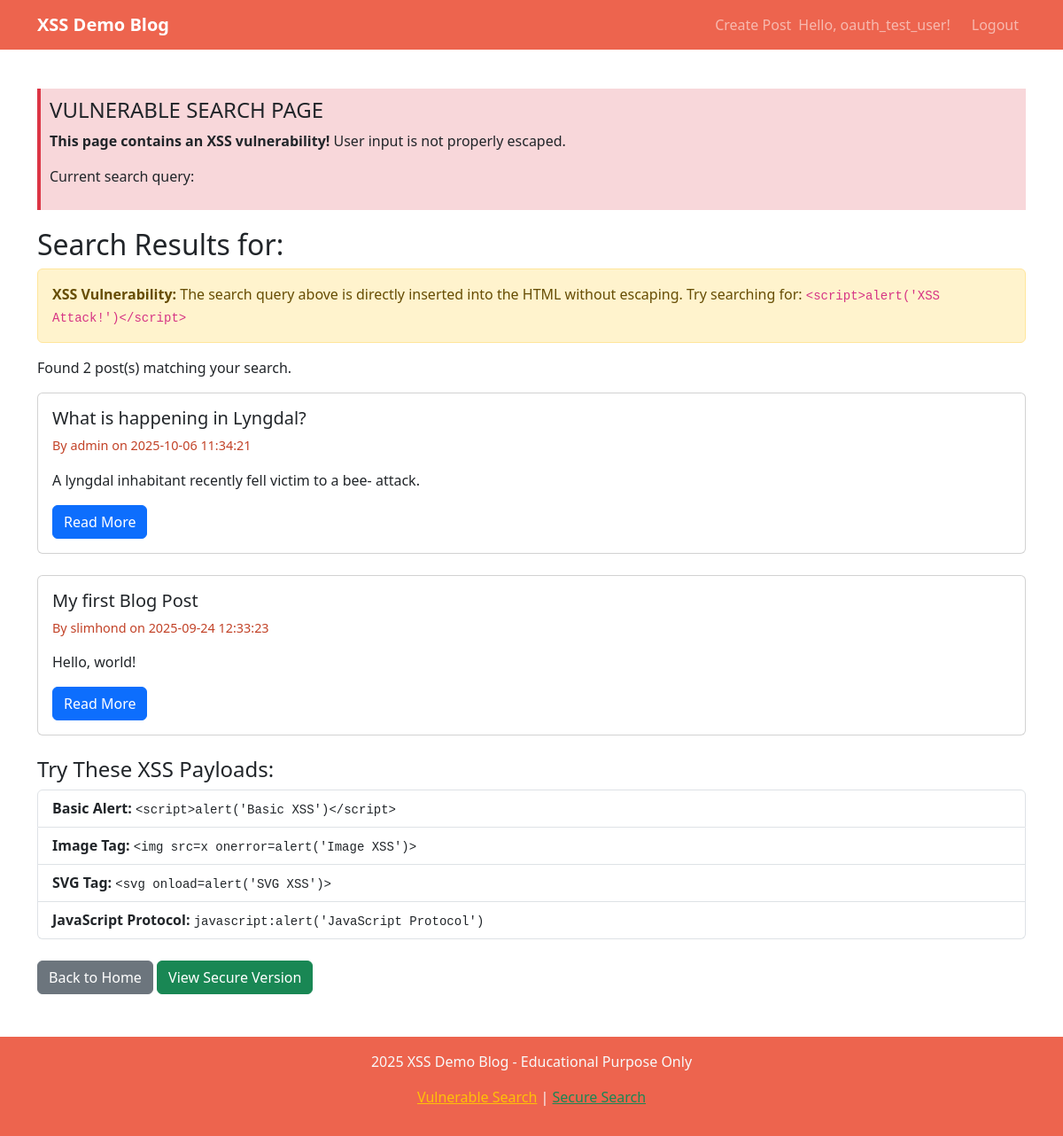
Page /vulnerable_search (signed in) on the committed database.
### tables this page shows
CREATE TABLE posts
                 (id INTEGER PRIMARY KEY AUTOINCREMENT,
                  title TEXT NOT NULL,
                  content TEXT NOT NULL,
                  author_id INTEGER,
                  created_at TIMESTAMP DEFAULT CURRENT_TIMESTAMP,
                  FOREIGN KEY (author_id) REFERENCES users (id));

CREATE TABLE users
                 (id INTEGER PRIMARY KEY AUTOINCREMENT,
                  username TEXT UNIQUE NOT NULL,
                  password_hash TEXT NOT NULL,
                  email TEXT NOT NULL,
                  created_at TIMESTAMP DEFAULT CURRENT_TIMESTAMP, totp_secret TEXT, totp_enabled INTEGER DEFAULT 0, oauth_provider TEXT, oauth_id TEXT, account_locked INTEGER DEFAULT 0, lock_until TIMESTAMP, last_login TIMESTAMP);

### app.py (the view)
@app.route('/vulnerable_search')
def vulnerable_search():
    search_query = request.args.get('q', '')
    conn = get_db_connection()
    posts = conn.execute('''SELECT p.*, u.username
                            FROM posts p
                            JOIN users u ON p.author_id = u.id
                            WHERE p.title LIKE ? OR p.content LIKE ?
                            ORDER BY p.created_at DESC''',
                        (f'%{search_query}%', f'%{search_query}%')).fetchall()
    conn.close()
    return render_template('vulnerable_search.html', posts=posts, query=Markup(search_query))

### app.py (called while the page is built)
def get_db_connection():
    conn = sqlite3.connect('blog.db')
    conn.row_factory = sqlite3.Row
    return conn

### templates/vulnerable_search.html (shortened to what this page needs)
{% extends "base.html" %}
{% block content %}
<div class="row">
    <div class="col-md-12">
        <div class="vulnerability-info">
            <h4> VULNERABLE SEARCH PAGE</h4>
            <p><strong>This page contains an XSS vulnerability!</strong> User input is not properly escaped.</p>
            <p>Current search query: <strong>{{ query }}</strong></p>
        </div>
        <h2>Search Results for: {{ query }}</h2>
        <div class="alert alert-warning">
            <strong>XSS Vulnerability:</strong> The search query above is directly inserted into the HTML without escaping.
            Try searching for: <code>&lt;script&gt;alert('XSS Attack!')&lt;/script&gt;</code>
        </div>
        {% if posts %}
            <p>Found {{ posts|length }} post(s) matching your search.</p>
            {% for post in posts %}
                <div class="card mb-4">
                    <div class="card-body">
                        <h5 class="card-title">{{ post.title }}</h5>
                        <p class="post-meta">By {{ post.username }} on {{ post.created_at }}</p>
                        <p class="card-text">{{ post.content[:200] }}{% if post.content|length > 200 %}...{% endif %}</p>
                        <a href="{{ url_for('view_post', post_id=post.id) }}" class="btn btn-primary">Read More</a>
                    </div>
                </div>
            {% endfor %}
        {% else %}
            <div class="alert alert-info">
                <p>No posts found matching your search query: <strong>{{ query }}</strong></p>
            </div>
        {% endif %}
        <div class="mt-4">
            <h4>Try These XSS Payloads:</h4>
            <div class="list-group">
                <a href="?q=<script>alert('Basic XSS')</script>" class="list-group-item list-group-item-action">
                    <strong>Basic Alert:</strong> <code>&lt;script&gt;alert('Basic XSS')&lt;/script&gt;</code>
                </a>
                <a href="?q=<img src=x onerror=alert('Image XSS')>" class="list-group-item list-group-item-action">
                    <strong>Image Tag:</strong> <code>&lt;img src=x onerror=alert('Image XSS')&gt;</code>
                </a>
                <a href="?q=<svg onload=alert('SVG XSS')>" class="list-group-item list-group-item-action">
                    <strong>SVG Tag:</strong> <code>&lt;svg onload=alert('SVG XSS')&gt;</code>
                </a>
                <a href="?q=javascript:alert('JavaScript Protocol')" class="list-group-item list-group-item-action">
                    <strong>JavaScript Protocol:</strong> <code>javascript:alert('JavaScript Protocol')</code>
                </a>
            </div>
        </div>
        <div class="mt-4">
            <a href="{{ url_for('index') }}" class="btn btn-secondary">Back to Home</a>
            <a href="/secure_search?q={{ request.args.get('q', '') }}" class="btn btn-success">View Secure Version</a>
        </div>
    </div>
</div>
{% endblock %}

### templates/base.html (style rules this page uses)
.post-meta { color: #C24227; font-size: 0.9em; }
.vulnerability-info { background-color: #f8d7da; border-left: 4px solid #dc3545; padding: 10px; margin: 20px 0; }

### rows in the picture
posts: title "What is happening in Lyngdal?", username "admin", created_at "2025-10-06 11:34:21", content "A lyngdal inhabitant recently fell victim to a bee- attack."
posts: title "My first Blog Post", username "slimhond", created_at "2025-09-24 12:33:23", content "Hello, world!"

### other values in the picture
{{ session.username }} "oauth_test_user"
{{ posts|length }} "2"
